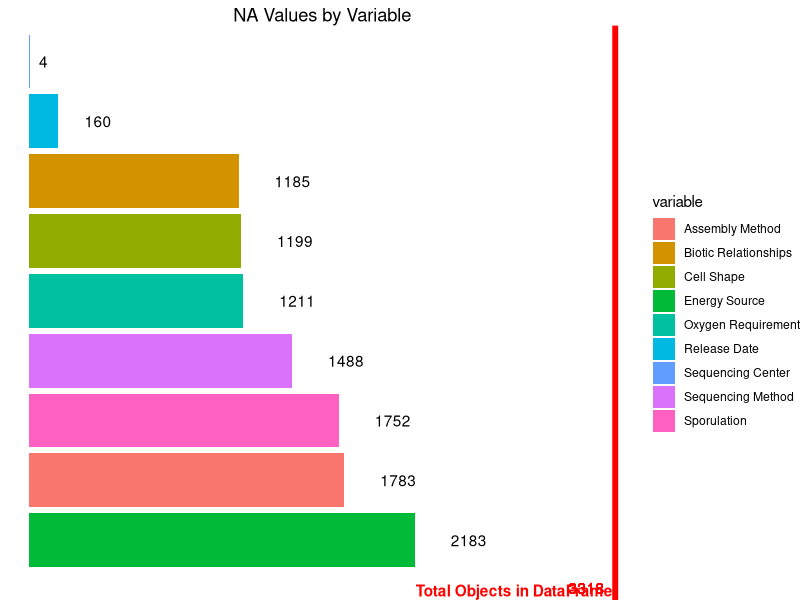
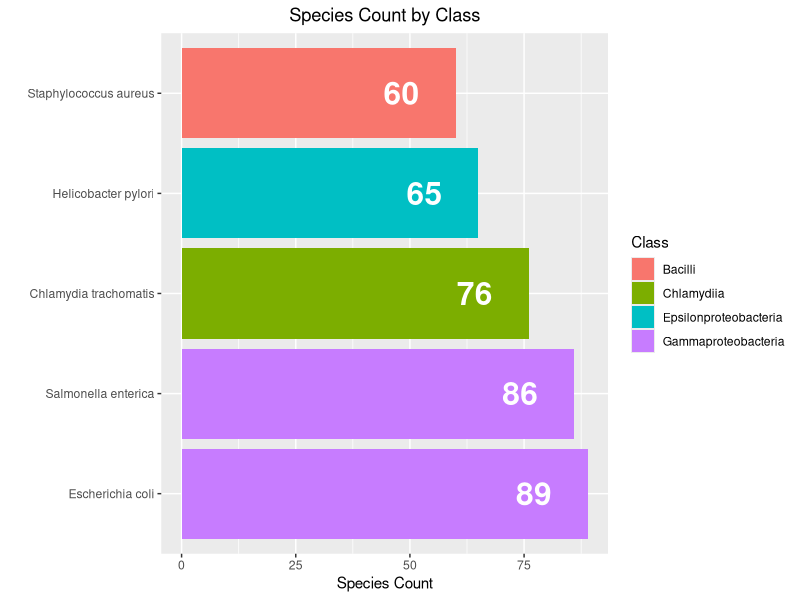
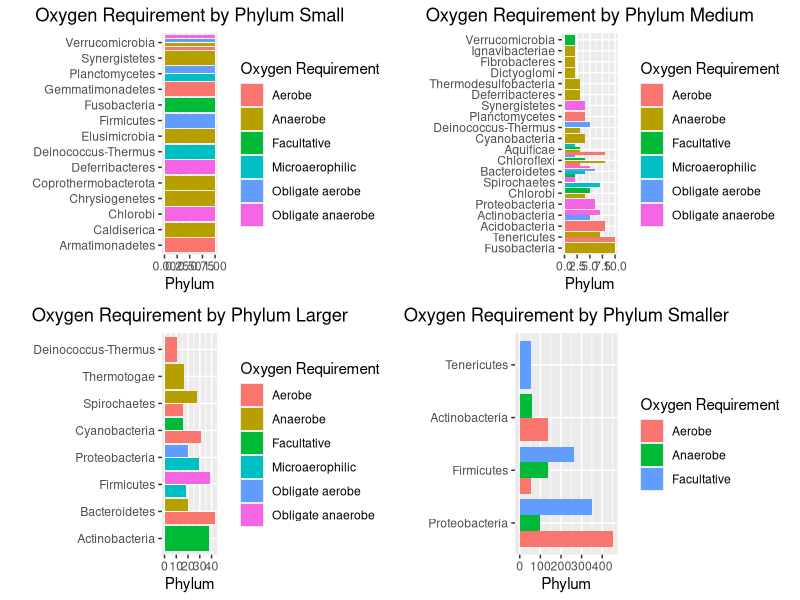

Here is the R script that generated these plots, in order:
# IMPORTANT 
# Before Load libraries make sure they are all installed.
#install.packages('tidyverse')
#install.packages('ggpubr')

# Import Section
library(tidyverse)
library(ggpubr)

################################################################################
# Question 1
# Data Read into a DataFrame
df <- readr::read_tsv(file='data.tab')
glimpse(df)

# Na Search in DataFrame
df_na_columns_tidy <- df %>% 
  dplyr::select(everything()) %>%
  dplyr::summarise_all(funs(sum(is.na(.)))) %>%
  dplyr::select_if(funs(sum(.)>0)) %>%
  tidyr::gather(., 'variable', 'na_count')


ggplot(df_na_columns_tidy, aes(x = reorder(variable, desc(na_count)), y=na_count, fill=variable)) +
  ggplot2::geom_col() + 
  theme_void() +
  coord_flip() +
  labs(x='') + labs(y='Na Values Count') +
  ggtitle('NA Values by Variable') + 
  theme(plot.title = element_text(hjust = 0.5)) +
  geom_text(aes(label=na_count), hjust=-1) +
  geom_hline(yintercept = length(df$Domain), color='red', size=2) + 
  geom_text(aes(0,length(df$Domain),label = length(df$Domain), hjust = 1.3), vjust=-0.5, color='red') +
  annotate('text', 0.16, 2760, label='Total Objects in DataFrame:', color='red', fontface=2)

################################################################################
# Question 2
# Top 5 Species by Class 
top_5_class_by_species <- df %>% 
  dplyr::group_by(Class, Species) %>%
  dplyr::summarise(n=n()) %>%
  dplyr::arrange(desc(n)) %>%
  head(., 5)

# Literal Answer ~~ Question 2 
head(top_5_class_by_species, 1)

# Top 5 Sorted Plot 
ggplot(top_5_class_by_species, aes(x=reorder(Species, desc(n)), y=n, fill=Class)) + 
  ggplot2::geom_col() + 
  coord_flip() +
  labs(x='', y='Species Count') +
  ggtitle('Species Count by Class') +
  theme(plot.title = element_text(hjust = 0.5)) +
  geom_text(aes(label=n), color='white', fontface=2, size=8, hjust=2)

################################################################################
# Question 3
family_by_class_and_phylum <- df %>%
  dplyr::group_by(Family, Phylum, Class) %>%
  dplyr::summarise(CDS.Count.Mean=mean(`CDS Count   * assembled`),
                   CDS.Count.Max=max(`CDS Count   * assembled`),
                   CDS.Count.Mean=min(`CDS Count   * assembled`), 
                   CDS.Count.By.Object=n(), 
                   .groups='drop') %>%
  dplyr::arrange(Family, Class, Phylum)

head(family_by_class_and_phylum, 5)

################################################################################
#Question 4
df_4 <- df %>%
  dplyr::group_by(Phylum, `Oxygen Requirement`) %>%
  dplyr::summarise(Freq=n(), .groups='drop') %>%
  tidyr::drop_na(.) %>%
  dplyr::arrange(desc(Freq))


# Dividing Plots in 4 different ones by Frequency Count
larger_freqs <- ggplot(df_4 %>% dplyr::filter(Freq > 50), 
                       aes(x=reorder(Phylum, desc(Freq)),
                           y=Freq, fill=`Oxygen Requirement`)) +
  
  ggplot2::geom_col(position = position_dodge()) +
  coord_flip() +
  labs(x='', y='Phylum') +
  ggtitle('Oxygen Requirement by Phylum Smaller') +
  theme(plot.title = element_text(hjust = 0.5))

smaller_freqs <- ggplot(df_4 %>% dplyr::filter(Freq == 1), 
                        aes(x=reorder(Phylum, desc(Freq)),
                            y=Freq, fill=`Oxygen Requirement`)) +
  
  ggplot2::geom_col(position = position_dodge(width = 1)) +
  coord_flip() +
  labs(x='', y='Phylum') +
  ggtitle('Oxygen Requirement by Phylum Small') +
  theme(plot.title = element_text(hjust = 0.5))

small_freqs <- ggplot(df_4 %>% dplyr::filter(Freq <= 10 & Freq > 1), 
                      aes(x=reorder(Phylum, desc(Freq)),
                          y=Freq, fill=`Oxygen Requirement`)) +
  
  ggplot2::geom_col(position = position_dodge(width = 1)) +
  coord_flip() +
  labs(x='', y='Phylum') +
  ggtitle('Oxygen Requirement by Phylum Medium') +
  theme(plot.title = element_text(hjust = 0.5))

medium_freqs <- ggplot(df_4 %>% dplyr::filter(Freq < 50 & Freq > 10), 
                       aes(x=reorder(Phylum, desc(Freq)),
                           y=Freq, fill=`Oxygen Requirement`)) +
  
  ggplot2::geom_col(position = position_dodge(width = 1)) +
  coord_flip() +
  labs(x='', y='Phylum') +
  ggtitle('Oxygen Requirement by Phylum Larger') +
  theme(plot.title = element_text(hjust = 0.5))


#Final Plot with all 4 together 
ggpubr::ggarrange(smaller_freqs, small_freqs, medium_freqs, larger_freqs)


################################################################################



  
